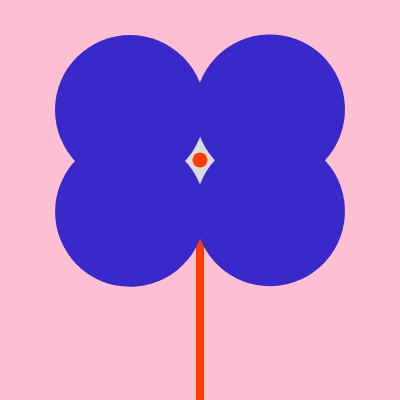
Frame 1 (no input)
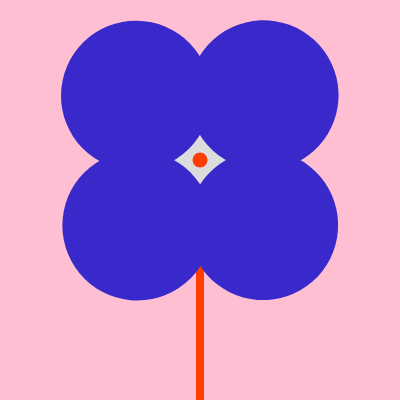
Frame 60 (no input)
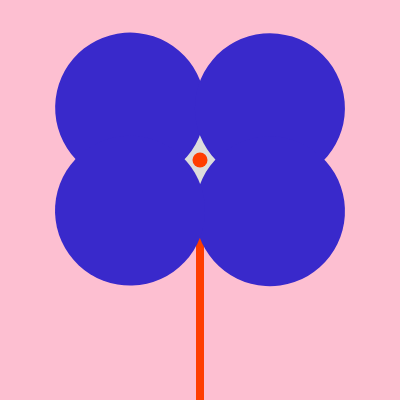
Frame 120 (the mouse pressed at the canvas centre since frame 60)

The p5.js sketch that drew these frames (run headless with seeded random() and noise() and a simulated clock; from frame 60 on, the mouse is pressed at the canvas centre):

// p5.js sketch
// ── sketch.js
let angle = 0;
let rotationSpeed = 0.03;
function setup() {
  createCanvas(400, 400);
 
}
 function mousePressed() {
  rotationSpeed = -rotationSpeed;
}
function draw() {
  background("rgb(253,191,209)");
  strokeWeight(8);
  stroke("rgb(255,61,0)");
   line(200, 200, 200, 400);
 
    
   push();
   noStroke();
  fill(220);
  circle(200, 160, 55)
  pop();
  
  push();
  noStroke();
  fill("rgb(57,41,203)");

  translate(150, 110)
  rotate(-angle);
  
  circle(-20, 0, 150)
  angle += -rotationSpeed;
  pop();
  
  push();
   noStroke();
  fill("rgb(57,41,203)");
  translate(250, 110)
  rotate(angle);
  circle(20, 0, 150)
  angle += -rotationSpeed;
  pop();
  
  push();
   noStroke();
  fill("rgb(57,41,203)");
  translate(250, 210)
  rotate(-angle);
  circle(20, 0, 150)
  angle += -rotationSpeed;
  pop();
  
  push();
   noStroke();
  fill("rgb(57,41,203)");
  translate(150, 210)
  rotate(angle);
  circle(-20, 0, 150)
  angle += -rotationSpeed;
  pop();

  
    push();
   noStroke();
  fill("rgb(255,61,0)");
  circle(200, 160, 15)
  pop();
  
  }
  
  
